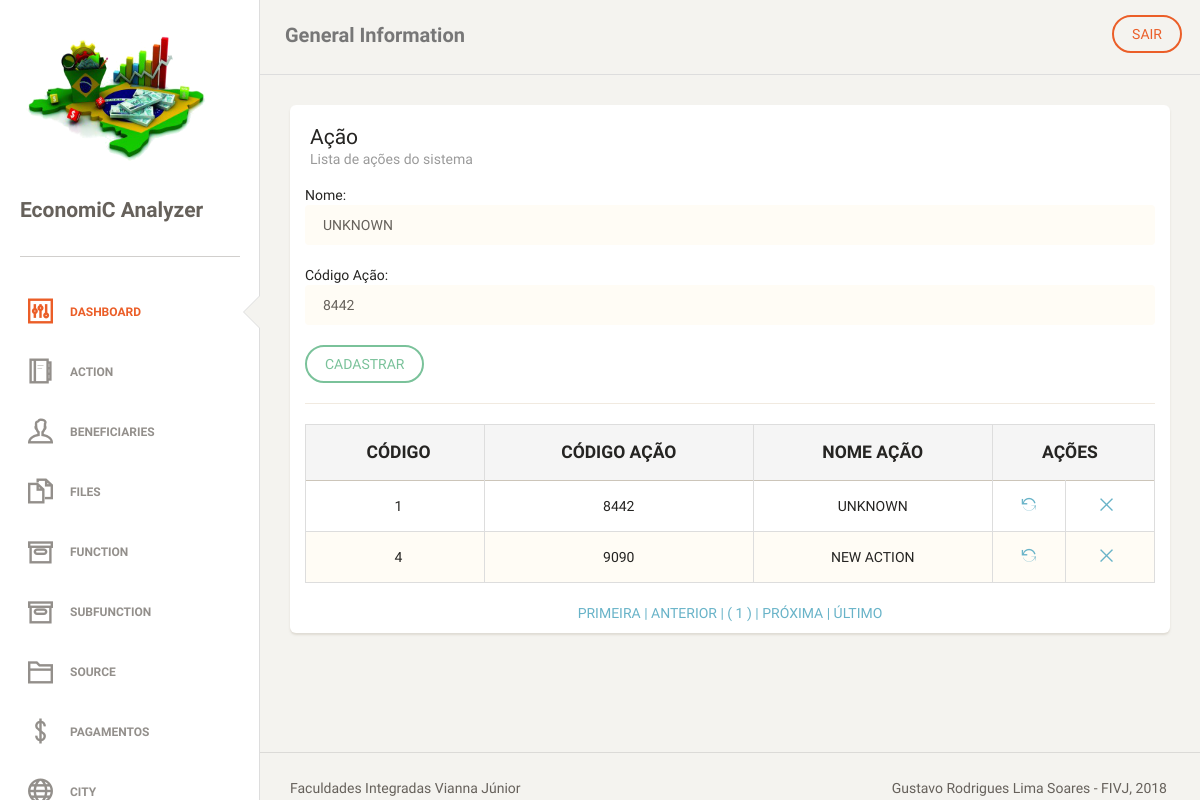
Screenshot of /action.php?act=upd&id=1 (signed in) with the database file from the repository.
### tables this page shows
CREATE TABLE `tb_action` (
  `id_action` int(11) NOT NULL AUTO_INCREMENT,
  `str_cod_action` varchar(4) NOT NULL,
  `str_name_action` varchar(255) DEFAULT NULL,
  PRIMARY KEY (`id_action`),
  UNIQUE KEY `str_cod_action_UNIQUE` (`str_cod_action`)
);

### classes/action.php (called while the page is built)
<?php
class action
{
    private $id_action;
    private $str_cod_action;
    private $str_name_action;
    public function __construct($id_action, $str_cod_action, $str_name_action)
    {
        $this->id_action = $id_action;
        $this->str_cod_action = $str_cod_action;
        $this->str_name_action = $str_name_action;
    }
    public function getIdAction()
    {
        return $this->id_action;
    }
    public function setIdAction($id_action)
    {
        $this->id_action = $id_action;
    }
    public function getStrCodAction()
    {
        return $this->str_cod_action;
    }
    public function setStrCodAction($str_cod_action)
    {
        $this->str_cod_action = $str_cod_action;
    }
    public function getStrNameAction()
    {
        return $this->str_name_action;
    }
    public function setStrNameAction($str_name_action)
    {
        $this->str_name_action = $str_name_action;
    }
}

### dao/actionDAO.php (the view, shortened to what this page needs)
<?php
require_once "classes/action.php";
class actionDAO
{
    public function atualizar($action)
    {
        global $pdo;
        try {
            $statement = $pdo->prepare("SELECT id_action, str_cod_action, str_name_action FROM tb_action WHERE id_action = :id");
            $statement->bindValue(":id", $action->getIdAction());
            if ($statement->execute()) {
                $rs = $statement->fetch(PDO::FETCH_OBJ);
                $action->setIdAction($rs->id_action);
                $action->setStrCodAction($rs->str_cod_action);
                $action->setStrNameAction($rs->str_name_action);
                return $action;
            } else {
                throw new PDOException("<script> alert('Não foi possível executar a declaração SQL !'); </script>");
            }
        } catch (PDOException $erro) {
            return "Erro: " . $erro->getMessage();
        }
    }
    public function tabelapaginada()
    {
        global $pdo;
        $endereco = $_SERVER ['PHP_SELF'];
        $pagina_atual = (isset($_GET['page']) && is_numeric($_GET['page'])) ? $_GET['page'] : 1;
        $linha_inicial = ($pagina_atual - 1) * QTDE_REGISTROS;
        $sql = "SELECT id_action, str_cod_action, str_name_action FROM tb_action LIMIT {$linha_inicial}, " . QTDE_REGISTROS;
        $statement = $pdo->prepare($sql);
        $statement->execute();
        $dados = $statement->fetchAll(PDO::FETCH_OBJ);
        $sqlContador = "SELECT COUNT(*) AS total_registros FROM tb_action";
        $statement = $pdo->prepare($sqlContador);
        $statement->execute();
        $valor = $statement->fetch(PDO::FETCH_OBJ);
        $primeira_pagina = 1;
        $ultima_pagina = ceil($valor->total_registros / QTDE_REGISTROS);
        $pagina_anterior = ($pagina_atual > 1) ? $pagina_atual - 1 : 0;
        $proxima_pagina = ($pagina_atual < $ultima_pagina) ? $pagina_atual + 1 : 0;
        $range_inicial = (($pagina_atual - RANGE_PAGINAS) >= 1) ? $pagina_atual - RANGE_PAGINAS : 1;
        $range_final = (($pagina_atual + RANGE_PAGINAS) <= $ultima_pagina) ? $pagina_atual + RANGE_PAGINAS : $ultima_pagina;
        $exibir_botao_inicio = ($range_inicial < $pagina_atual) ? 'mostrar' : 'esconder';
        $exibir_botao_final = ($range_final > $pagina_atual) ? 'mostrar' : 'esconder';
        if (!empty($dados)):
            echo "
     <table class='table table-striped table-bordered'>
     <thead>
       <tr style='text-transform: uppercase;' class='active'>
        <th style='text-align: center; font-weight: bolder;'>Código</th>
        <th style='text-align: center; font-weight: bolder;'>Código Ação</th>
        <th style='text-align: center; font-weight: bolder;'>Nome Ação</th>
        <th style='text-align: center; font-weight: bolder;' colspan='2'>Ações</th>
       </tr>
     </thead>
     <tbody>";
            foreach ($dados as $acti):
                echo "<tr>
        <td style='text-align: center'>$acti->id_action</td>
        <td style='text-align: center'>$acti->str_cod_action</td>
        <td style='text-align: center'>$acti->str_name_action</td>
        <td style='text-align: center'><a href='?act=upd&id=$acti->id_action' title='Alterar'><i class='ti-reload'></i></a></td>
        <td style='text-align: center'><a href='?act=del&id=$acti->id_action' title='Remover'><i class='ti-close'></i></a></td>
       </tr>";
            endforeach;
            echo "
</tbody>
     </table>
     <div class='box-paginacao' style='text-align: center'>
       <a class='box-navegacao  $exibir_botao_inicio' href='$endereco?page=$primeira_pagina' title='Primeira Página'> PRIMEIRA  |</a>
       <a class='box-navegacao  $exibir_botao_inicio' href='$endereco?page=$pagina_anterior' title='Página Anterior'> ANTERIOR  |</a>
";
            for ($i = $range_inicial; $i <= $range_final; $i++):
                $destaque = ($i == $pagina_atual) ? 'destaque' : '';
                echo "<a class='box-numero $destaque' href='$endereco?page=$i'> ( $i ) </a>";
            endfor;
            echo "<a class='box-navegacao $exibir_botao_final' href='$endereco?page=$proxima_pagina' title='Próxima Página'>| PRÓXIMA  </a>
                  <a class='box-navegacao $exibir_botao_final' href='$endereco?page=$ultima_pagina'  title='Última Página'>| ÚLTIMO  </a>
     </div>";
        else:
            echo "<p class='bg-danger'>Nenhum registro foi encontrado!</p>
     ";
        endif;
    }
}

### action.php (shortened to what this page needs)
<?php
require_once "classes/template.php";
require_once "dao/actionDAO.php";
require_once "classes/action.php";
$object = new actionDAO();
if ($_SERVER['REQUEST_METHOD'] == 'POST') {
    $id = (isset($_POST["id"]) && $_POST["id"] != null) ? $_POST["id"] : "";
    $str_cod_action = (isset($_POST["str_cod_action"]) && $_POST["str_cod_action"] != null) ? $_POST["str_cod_action"] : "";
    $str_name_action = (isset($_POST["str_name_action"]) && $_POST["str_name_action"] != null) ? $_POST["str_name_action"] : "";
} else if (!isset($id)) {
    $id = (isset($_GET["id"]) && $_GET["id"] != null) ? $_GET["id"] : "";
    $str_cod_action = NULL;
    $str_name_action = NULL;
}
if (isset($_REQUEST["act"]) && $_REQUEST["act"] == "upd" && $id != "") {
    $action = new action($id, '', '');
    $resultado = $object->atualizar($action);
    $str_cod_action = $resultado->getStrCodAction();
    $str_name_action = $resultado->getStrNameAction();
}
?>
<div class='content' xmlns="http://www.w3.org/1999/html">
    <div class='container-fluid'>
        <div class='row'>
            <div class='col-md-12'>
                <div class='card'>
                    <div class='header'>
                        <h4 class='title'>Ação</h4>
                        <p class='category'>Lista de ações do sistema</p>
                    </div>
                    <div class='content table-responsive'>
                        <form action="?act=save&id=" method="POST" name="form1">
                            Nome:
                            <input class="form-control" type="text" size="50" name="str_name_action" value="<?php
                            echo (isset($str_name_action) && ($str_name_action != null || $str_name_action != "")) ? $str_name_action : '';
                            ?>"/>
                            <br/>
                            Código Ação:
                            <input class="form-control" type="text" size="10" name="str_cod_action" value="<?php
                            echo (isset($str_cod_action) && ($str_cod_action != null || $str_cod_action != "")) ? $str_cod_action : '';
                            ?>"/>
                            <br/>
                            <input class="btn btn-success" type="submit" value="CADASTRAR">
                            <hr>
                        </form>
                        <?php
                        $object->tabelapaginada();
                        ?>
                    </div>
                </div>
            </div>
        </div>
    </div>
</div>

### rows the page displays
tb_action: str_name_action "UNKNOWN", str_cod_action "8442", id_action "1"
tb_action: id_action "4", str_cod_action "9090", str_name_action "NEW ACTION"
